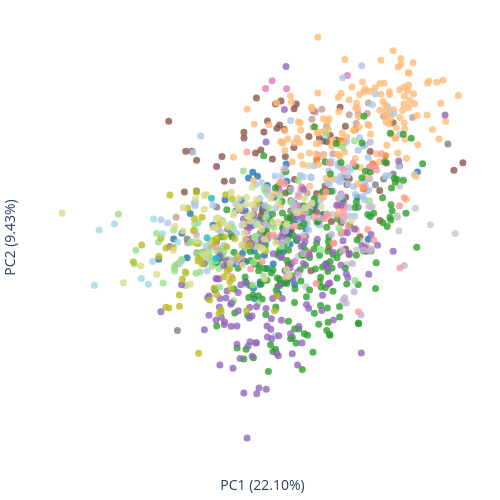

The cell this chart's notebook holds for it:
### Code cell
import plotly.graph_objects as go 


# plot_df = pca_df[pca_df.Class > 1]
plot_df = pca_df.copy()
# Define colors for each class
colormap = cf.distinct_colors(np.sort(plot_df['Family'].unique()), category='tab20')

# Plot
fig = go.Figure()
fig.add_trace(go.Scatter(
    x=plot_df.PCA_1,
    y=plot_df.PCA_2,
    text=plot_df.index,
    mode='markers',
    marker=dict(
        color=[colormap.get(_class) for _class in plot_df['Family']],
    )
))

fig.update_traces(marker=dict(size=7, opacity = 0.8))
fig.update_layout(xaxis_title = f'PC1 ({variance_ratio[0]*100:.2f}%)',
                  yaxis_title = f'PC2 ({variance_ratio[1]*100:.2f}%)',
                  margin=dict(r=10, l=10, b=10, t=10),
                  plot_bgcolor='white', 
                  paper_bgcolor='white',
                  width=500, height=500
)
fig.update_xaxes(showticklabels=False, ticks="")
fig.update_yaxes(showticklabels=False, ticks="")
fig.show()
fig.write_image('../../output/pub_Figures/ESM/PCA_Cbc_esm_family.png', 
                width=500, height=500, scale=3)

### Figure 1 — Plotly figure (JSON) as saved in the notebook; plotly's stock layout.template omitted (floating-point values rounded to 4 significant figures; data arrays with more than 128 entries replaced by an {"elided": "..."} marker saying what was removed)
{"data": [{"marker": {"color": {"elided": "1115 str values"}, "opacity": 0.8, "size": 7}, "mode": "markers", "text": {"elided": "1115 str values"}, "type": "scatter", "x": {"elided": "1115 float values"}, "y": {"elided": "1115 float values"}}], "layout": {"height": 500, "margin": {"b": 10, "l": 10, "r": 10, "t": 10}, "paper_bgcolor": "white", "plot_bgcolor": "white", "width": 500, "xaxis": {"showticklabels": false, "ticks": "", "title": {"text": "PC1 (22.10%)"}}, "yaxis": {"showticklabels": false, "ticks": "", "title": {"text": "PC2 (9.43%)"}}}}
